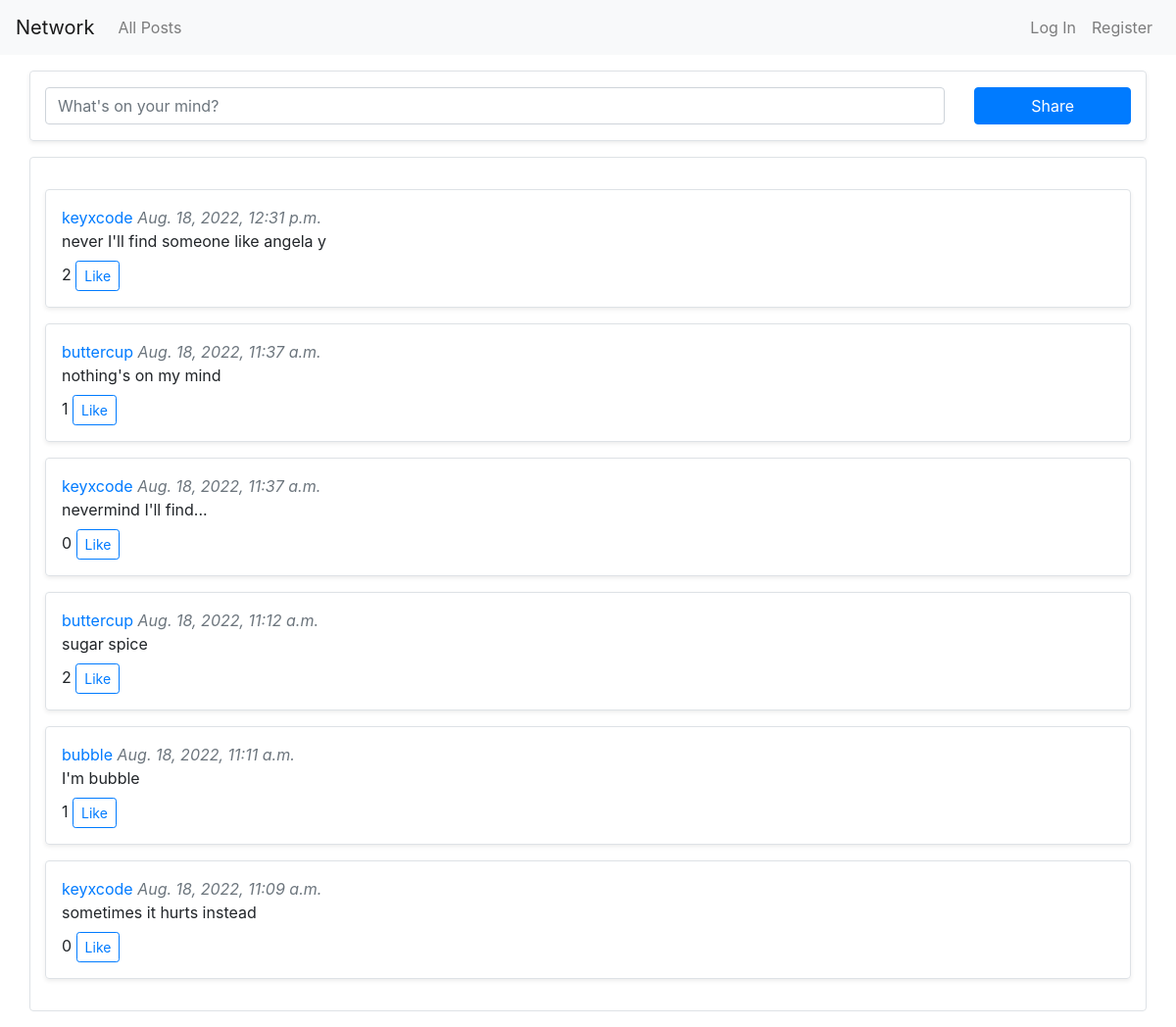
The page / on the database its author committed.
### network/models.py (models this page shows, shortened)
class Post(models.Model):
    content = models.TextField(blank=True)
    poster = models.ForeignKey("User", on_delete=models.CASCADE, null=True, related_name="all_posts")
    timestamp = models.DateTimeField(auto_now_add=True)
    likers = models.ManyToManyField("User", related_name="liked_post")

class User(AbstractUser):
    pass

### network/views.py (the view)
# urls.py: path("", views.index, name="index"),
def index(request):
    posts = Post.objects.all().order_by('-timestamp')
    return render(request, "network/index.html", {
        "posts": posts
    })

### network/templates/network/index.html (shortened to what this page needs)
{% extends "network/layout.html" %}
{% load static %}
{% block body %}
    <form action="{% url 'create_post' %}" class="border shadow-sm rounded row my-3" method="post">
            <div class="col-md-10">
                <textarea autofocus class="form-control my-3" name="content" placeholder="What's on your mind?" rows="1"></textarea>
            </div>
            <div class="col-md-2">
                <input class="btn btn-primary my-3 w-100" type="submit" value="Share">
            </div>
    </form>
    <div class="border rounded row mb-3 py-3">
        <div class="col">
            {% if posts %}
                {% for post in posts %}
                    <div class="border rounded shadow-sm p-3 my-3">
                        <div class="row">
                            <div class="col">
                                <div>
                                    <a href="#">{{ post.poster }}</a>
                                    <span class="text-muted font-italic">{{ post.timestamp }}</span>
                                </div>
                                <div class="mb-2">
                                    <span id="post-{{ post.id }}">{{ post.content }}</span>
                                </div>
                                <div>
                                    <span id="like-count-{{ post.id }}">{{ post.likers.all.count }}</span>
                                    {% if request.user in post.likers.all %}
                                        <button class="btn btn-primary btn-sm like-button" data-post="{{ post.id }}">Unlike</button>
                                    {% else %}
                                        <button class="btn btn-outline-primary btn-sm like-button" data-post="{{ post.id }}">Like</button>
                                    {% endif %}
                                </div>
                            </div>
                        </div>
                    </div>
                {% endfor %}
            {% else %}
                It's empty here!
            {% endif %}
        </div>
    </div>
{% endblock %}

### network/static/network/styles.css (style rules this page uses)
textarea { resize: none; }

### rows shown on the page
Post: poster "keyxcode", timestamp "Aug. 18, 2022, 12:31 p.m.", content "never I'll find someone like angela y", likers.all.count "2"
Post: poster "buttercup", timestamp "Aug. 18, 2022, 11:37 a.m.", content "nothing's on my mind", likers.all.count "1"
Post: poster "keyxcode", timestamp "Aug. 18, 2022, 11:37 a.m.", content "nevermind I'll find...", likers.all.count "0"
Post: poster "buttercup", timestamp "Aug. 18, 2022, 11:12 a.m.", content "sugar spice", likers.all.count "2"
Post: poster "bubble", timestamp "Aug. 18, 2022, 11:11 a.m.", content "I'm bubble", likers.all.count "1"
Post: poster "keyxcode", timestamp "Aug. 18, 2022, 11:09 a.m.", content "sometimes it hurts instead", likers.all.count "0"
